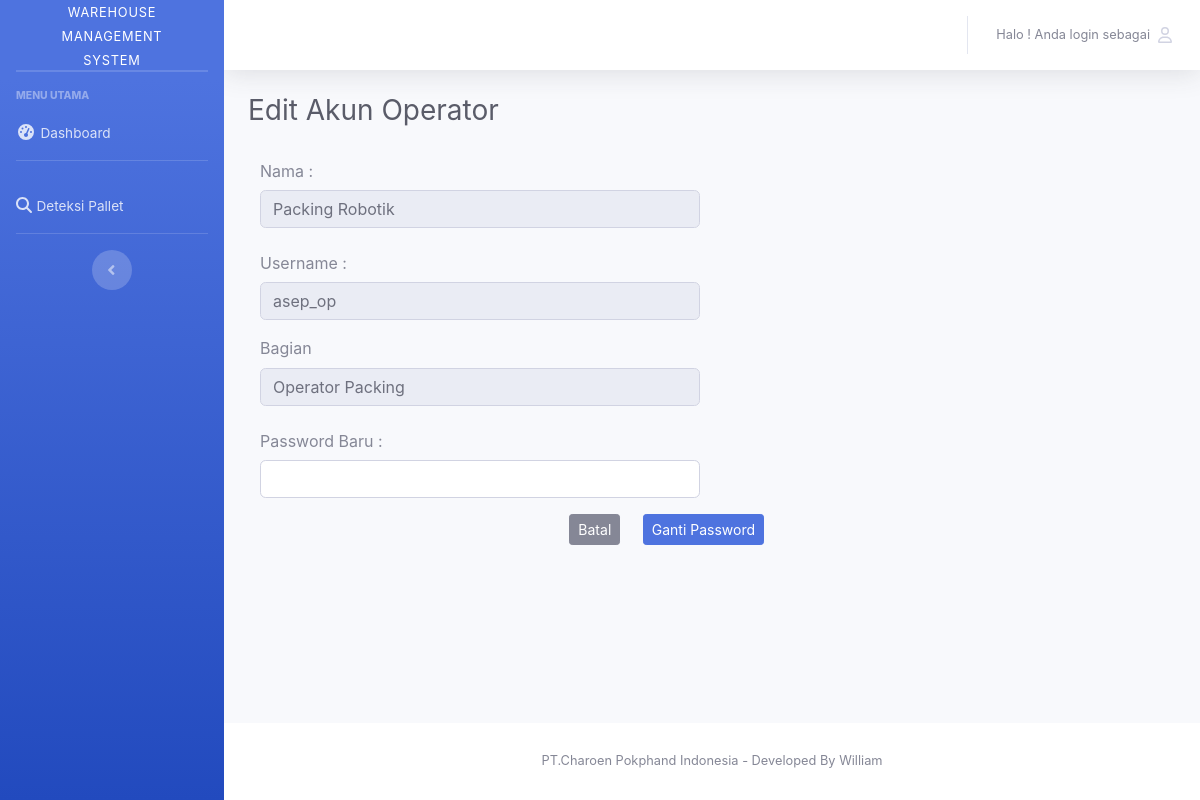
Page /auth/gantipasswordoperator/22 on the committed database.
### tables this page shows
CREATE TABLE `user` (
  `id_user` int(11) NOT NULL AUTO_INCREMENT,
  `nama` varchar(256) NOT NULL,
  `username` varchar(256) NOT NULL,
  `role` enum('Admin','Operator Packing','Krani Muat','Lab') NOT NULL,
  `password` varchar(256) NOT NULL,
  PRIMARY KEY (`id_user`),
  KEY `role` (`role`)
);

### application/controllers/auth.php (called while the page is built, shortened)
<?php
class auth extends CI_Controller
{
    public function __construct()
    {
        $this->load->library('form_validation');
        $this->load->model('M_auth');
        $this->load->library('session');
        $this->load->helper('url');
    }
    public function gantipasswordoperator($id_user)
    {
        $data['user'] = $this->M_auth->ambildataoperator($id_user);
        $this->form_validation->set_rules('password', 'Password', 'required|trim');
        if ($this->form_validation->run() == FALSE) {
            $judul['page_title'] = 'Edit akun Operator';
            $this->load->view('templates/header', $judul);
            $this->load->view('V_gantipassword_operator', $data);
            $this->load->view('templates/footer');
        } else {
            $this->M_auth->gantipasswordoperator();
            $this->session->set_flashdata('message_berhasil_gantipass', '<div class="alert alert-success" role="alert">
                </div>');
            redirect('auth/kelolaakun');
        }
    }
}

### index.php (called while the page is built, shortened)
<?php
require_once BASEPATH.'core/CodeIgniter.php';

### application/models/M_auth.php (called while the page is built, shortened)
<?php
class M_auth extends CI_Model
{
    public function ambildataoperator($id_user)
    {
        return $this->db->get_where('user', ['id_user' => $id_user])->row_array();
    }
}

### application/views/V_gantipassword_operator.php (the view, shortened to what this page needs)
<div class="container-fluid">
    <div class="d-sm-flex align-items-center justify-content-between mb-4">
        <h1 class="h3 mb-0 text-gray-800">Edit Akun Operator</h1>
    </div>
    <div class="">
        <form method="POST" action="">
            <div class="form-group col-md-6">
                <label for="recipient-name" class="col-form-label">Nama :</label>
                <input type="text" class="form-control" id="nama" name="nama" autocomplete="off" readonly value="<?= $user['nama']; ?>">
            </div>
            <div class="form-group col-md-6">
                <label for="message-text" class="col-form-label">Username :</label>
                <input type="text" class="form-control" id="username" name="username" readonly required autocomplete="off" value="<?= $user['username']; ?>"></input>
            </div>
            <div class="form-group col-md-6">
                <label for="inputState">Bagian</label>
                <input type="text" class="form-control" id="role" name="role" readonly required autocomplete="off" value="<?= $user['role']; ?>"></input>
            </div>
            <div class="form-group col-md-6">
                <label for="message-text" class="col-form-label">Password Baru :</label>
                <input type="password" class="form-control" id="password" name="password" required></input>
            </div>
            <div class="form-group col-md-8 float-right">
                <a type="button" class="btn btn-sm btn-secondary" href="<?= base_url() ?>auth/kelolaakun">Batal</a>
                <button type="submit" class="btn btn-sm btn-primary">Ganti Password</button>
            </div>
        </form>
    </div>
</div>
</div>

### rows in the picture
user: nama "Packing Robotik", username "asep_op", role "Operator Packing"
